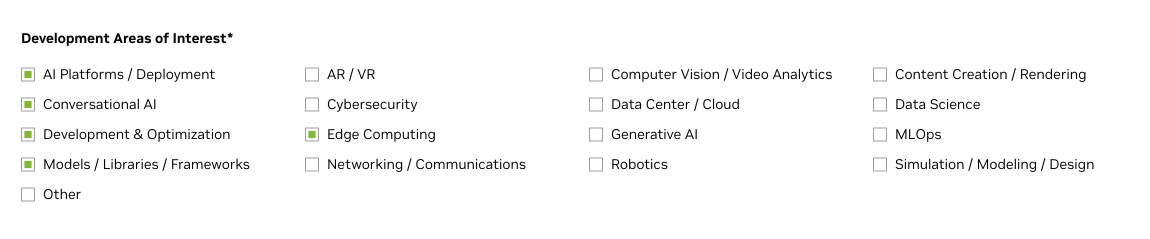
#> input picture day1/image.png, 2300 x 478 px (shown at 1/2 size)
$ python resize.py
#> lines starting #> are read from the running program, lines starting #| are printed output that depends on the picture
import os
import cv2


image_path = os.path.join(".","image.png")

img = cv2.imread(image_path)
#> img is the input picture: shape (478, 2300, 3); mean B, G, R 248.7, 248.8, 248.8
height, width, channel = img.shape
#> height = 478; width = 2300; channel = 3
resizedImage = cv2.resize(img,(width//2,height//2))
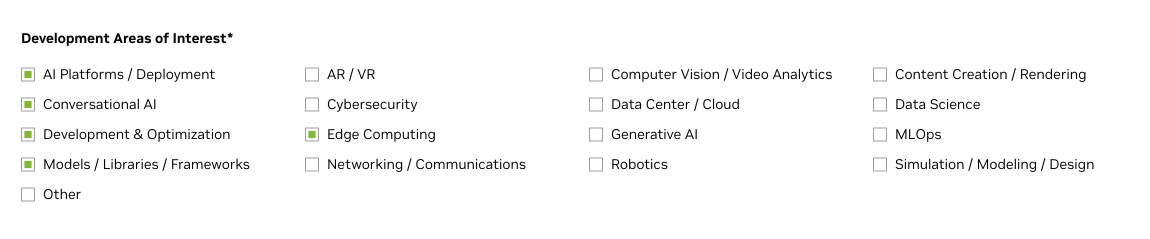
#> resizedImage: shape (239, 1150, 3); mean B, G, R 248.7, 248.8, 248.8

print(img.shape)
#| (478, 2300, 3)
print(resizedImage.shape)
#| (239, 1150, 3)

cv2.imshow('image1',img)
cv2.imshow('image2',resizedImage)
cv2.waitKey(2500)

cv2.imwrite('resizedImage.png',resizedImage)
